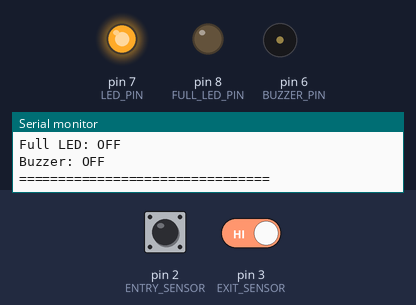
This sketch was run on a simulated Arduino Uno, built with avr-gcc and run on an emulated ATmega328P. Parts: output pins drawn as LEDs (lit = HIGH), buzzer (waves = sounding, pin HIGH), the last lines printed to the serial monitor. Inputs (shaded band) come from the test bench; at power-on: pin 2 (ENTRY_SENSOR) HIGH, pin 3 (EXIT_SENSOR) HIGH.

Above: at 4.3 s.
4.4 s: pin 2 (ENTRY_SENSOR) pulsed HIGH 5 times (0.12 s each, 0.3 s apart)
At 6.3 s:
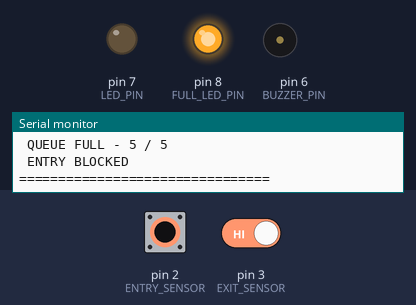
7.4 s: pin 2 (ENTRY_SENSOR) pulsed HIGH 2 times (0.12 s each, 0.3 s apart)
At 8.4 s:
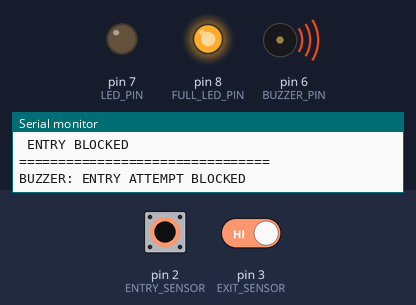
Timing chart, 0 to 10.4 s (numbered marks = the images above; inputs shaded):
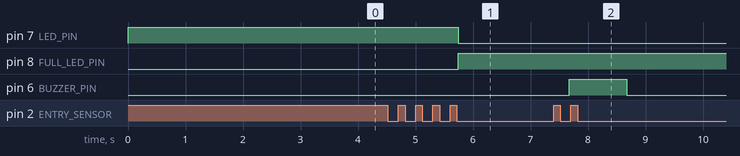

Measured:
- after the input at 4.4 s, pin 7 (LED_PIN): HIGH → LOW after 1.3 s; pin 8 (FULL_LED_PIN): LOW → HIGH after 1.3 s
- after the input at 7.4 s, pin 6 (BUZZER_PIN): LOW → HIGH after 0.28 s, → LOW 1.0 s later

The sketch:

s_counter.ino
```cpp
// =================================================
// SMART QUEUE MANAGEMENT SYSTEM
// =================================================
// Hardware:
// Arduino Uno
// 2x IR Sensors
// 1x Existing LED
// 1x New FULL LED
// 1x Buzzer
//
// NO SERVO MOTOR
// =================================================


// ---------- PINS ----------

const byte ENTRY_SENSOR = 2;
const byte EXIT_SENSOR  = 3;

const byte BUZZER_PIN   = 6;

// Existing LED - DO NOT CHANGE
const byte LED_PIN      = 7;

// New LED - ON only when queue is FULL
const byte FULL_LED_PIN = 8;


// ---------- QUEUE ----------

const int MAX_CAPACITY = 5;

int occupancy = 0;


// ---------- SENSOR ----------

// Most IR obstacle sensors output LOW
// when an object is detected

const byte SENSOR_DETECTED = LOW;


// ---------- SENSOR STATES ----------

byte lastEntryState = HIGH;
byte lastExitState  = HIGH;


// =================================================
// SETUP
// =================================================

void setup() {

  Serial.begin(9600);

  // IR sensors
  pinMode(ENTRY_SENSOR, INPUT);
  pinMode(EXIT_SENSOR, INPUT);

  // Existing LED
  pinMode(LED_PIN, OUTPUT);

  // New FULL LED
  pinMode(FULL_LED_PIN, OUTPUT);

  // Buzzer
  pinMode(BUZZER_PIN, OUTPUT);


  // Initial states

  digitalWrite(LED_PIN, HIGH);

  digitalWrite(FULL_LED_PIN, LOW);

  digitalWrite(BUZZER_PIN, LOW);


  // Startup messages

  Serial.println("================================");
  Serial.println(" SMART QUEUE MANAGEMENT SYSTEM");
  Serial.println("================================");

  Serial.println("Maximum Capacity: 5");

  Serial.println("Occupancy: 0 / 5");

  Serial.println("Status: SPACE AVAILABLE");

  Serial.println("Existing LED: ON");

  Serial.println("Full LED: OFF");

  Serial.println("Buzzer: OFF");

  Serial.println("================================");
}


// =================================================
// SPACE AVAILABLE
// =================================================

void spaceAvailable() {

  // Existing LED ON
  digitalWrite(LED_PIN, HIGH);

  // Full LED OFF
  digitalWrite(FULL_LED_PIN, LOW);

  Serial.println("SPACE AVAILABLE");

}


// =================================================
// QUEUE FULL
// =================================================

void queueFull() {

  // Existing LED OFF
  digitalWrite(LED_PIN, LOW);

  // New FULL LED ON
  digitalWrite(FULL_LED_PIN, HIGH);

  Serial.println("================================");
  Serial.println(" QUEUE FULL - 5 / 5 ");
  Serial.println(" ENTRY BLOCKED ");
  Serial.println("================================");

}


// =================================================
// BUZZER
// =================================================

void beepBuzzer() {

  Serial.println("BUZZER: ENTRY ATTEMPT BLOCKED");

  digitalWrite(BUZZER_PIN, HIGH);

  // Buzzer ON for 1 second
  delay(1000);

  digitalWrite(BUZZER_PIN, LOW);

  Serial.println("BUZZER: OFF");

}


// =================================================
// ENTRY SENSOR
// =================================================

void checkEntry() {

  byte currentState = digitalRead(ENTRY_SENSOR);


  // Detect a NEW object/person

  if (currentState == SENSOR_DETECTED &&
      lastEntryState != SENSOR_DETECTED) {


    // ---------------------------------------------
    // SPACE AVAILABLE
    // ---------------------------------------------

    if (occupancy < MAX_CAPACITY) {

      occupancy++;


      Serial.print("ENTRY -> Occupancy: ");

      Serial.print(occupancy);

      Serial.println(" / 5");


      // -------------------------------------------
      // CAPACITY REACHED
      // -------------------------------------------

      if (occupancy >= MAX_CAPACITY) {

        occupancy = MAX_CAPACITY;

        queueFull();

      }


      // -------------------------------------------
      // SPACE STILL AVAILABLE
      // -------------------------------------------

      else {

        spaceAvailable();

        Serial.print("Spaces available: ");

        Serial.println(
          MAX_CAPACITY - occupancy
        );

      }

    }


    // ---------------------------------------------
    // ALREADY FULL
    // ---------------------------------------------

    else {

      // Make sure occupancy never goes above 5

      occupancy = MAX_CAPACITY;


      Serial.println(
        "ENTRY ATTEMPT - QUEUE ALREADY FULL"
      );


      // Keep FULL LED ON

      queueFull();


      // Beep for 1 second

      beepBuzzer();

    }

  }


  // Remember current sensor state

  lastEntryState = currentState;

}


// =================================================
// EXIT SENSOR
// =================================================

void checkExit() {

  byte currentState = digitalRead(EXIT_SENSOR);


  // Detect a NEW object/person

  if (currentState == SENSOR_DETECTED &&
      lastExitState != SENSOR_DETECTED) {


    // ---------------------------------------------
    // IF PEOPLE ARE INSIDE
    // ---------------------------------------------

    if (occupancy > 0) {

      occupancy--;


      Serial.print("EXIT -> Occupancy: ");

      Serial.print(occupancy);

      Serial.println(" / 5");


      // -------------------------------------------
      // SPACE AVAILABLE AGAIN
      // -------------------------------------------

      spaceAvailable();


      Serial.print("Spaces available: ");

      Serial.println(
        MAX_CAPACITY - occupancy
      );

    }


    // ---------------------------------------------
    // ALREADY EMPTY
    // ---------------------------------------------

    else {

      Serial.println("QUEUE EMPTY");

    }

  }


  // Remember current sensor state

  lastExitState = currentState;

}


// =================================================
// MAIN LOOP
// =================================================

void loop() {

  checkEntry();

  checkExit();

  delay(50);

}
```
